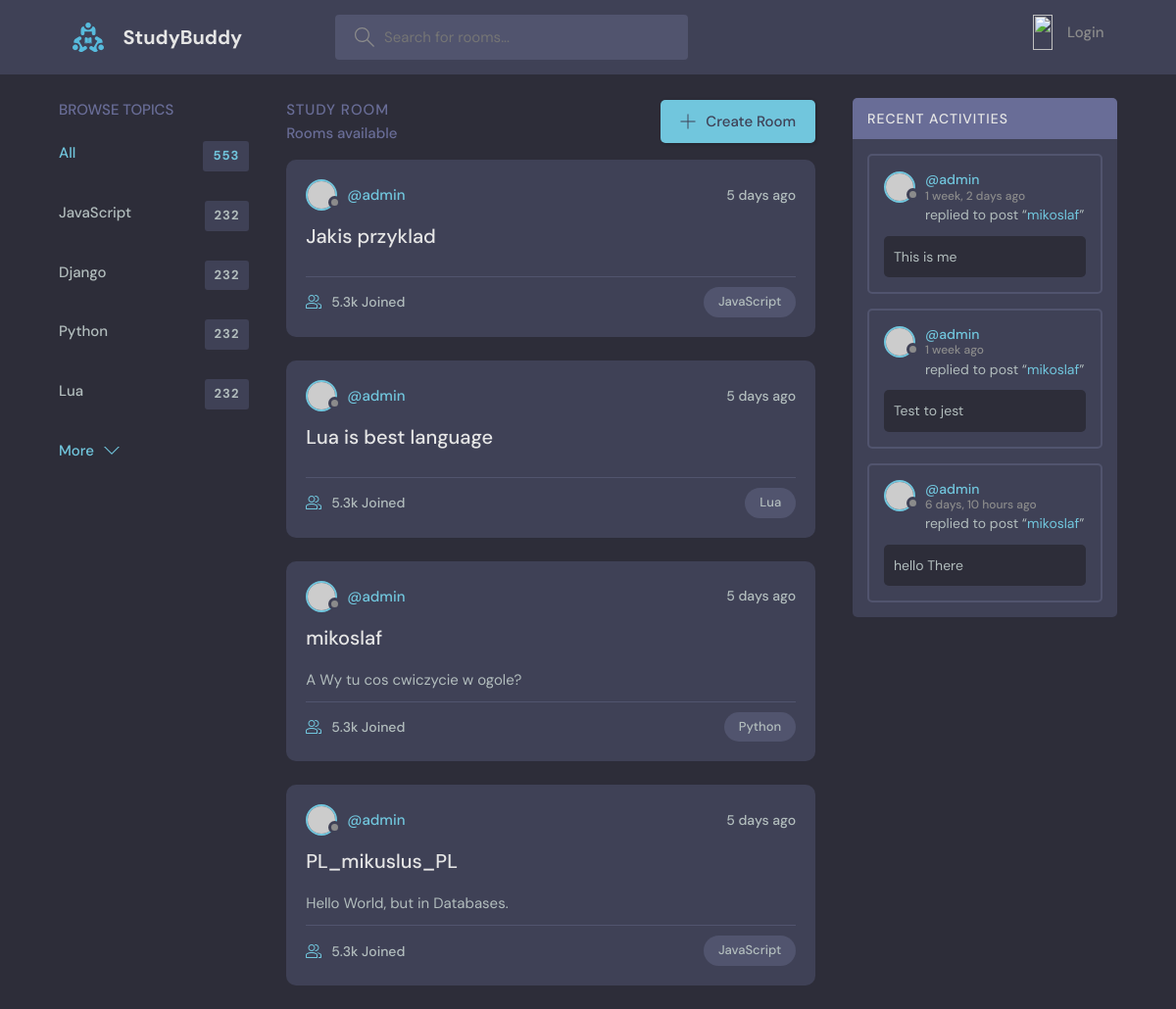
The app's page /profile/1 with its own data.
### base/models.py (models this page shows)
class Topic(models.Model):
    name = models.CharField(max_length=200)
    def __str__(self):
        return self.name

class Room(models.Model):
    host = models.ForeignKey(User, on_delete=models.SET_NULL, null=True)
    topic = models.ForeignKey(Topic, on_delete=models.SET_NULL, null=True)
    name = models.CharField(max_length=200)
    description = models.TextField(null=True, blank=True)
    participants = models.ManyToManyField(User, related_name='paricipants', blank=True)
    updated = models.DateField(auto_now=True)
    created = models.DateField(auto_now_add=True)
    class Meta:
        ordering = ['-updated', '-created'] # Domyślne Order BY w klasie, pierwszy ma priorytet, opcjonalnie drugi
    def __str__(self):
        return str(self.name)

class Message(models.Model):
    user = models.ForeignKey(User, on_delete=models.CASCADE)
    room = models.ForeignKey(Room, on_delete=models.CASCADE) # Zapis oznacza to, że gdy Room zostanie usuniety to to też zostanie|SET_NULL zamiast usunięcia zostanie dane NULL
    body = models.TextField()
    updated = models.DateField(auto_now=True)
    created = models.DateField(auto_now_add=True)
    def __str__(self):
        return self.body[0:50]

### base/views.py (the view)
# urls.py: path("profile/<str:pk>", views.userProfile, name="user-profile"),
def userProfile(request, pk):
    user = User.objects.get(id=pk)
    rooms = user.room_set.all()
    room_message = user.message_set.all()
    topics = Topic.objects.all()
    context = {'user': user, 'lista': rooms, 'room_messages': room_message, 'topics': topics}
    return render(request, 'profile.html', context)

### templates/profile.html
{% extends 'main.html' %}
{% block content %}
<main class="profile-page layout layout--3">
  <div class="container">
      {% include 'topics_component.html' %}
      {% include 'feed_component.html' %}
      {% include 'activity_component.html' %}
  </div>
</main>
{% endblock content %}

### templates/topics_component.html
<div class="topics">
  <div class="topics__header">
    <h2>Browse Topics</h2>
  </div>
  <ul class="topics__list">
    <li>
      <a href="{% url 'home' %}" class="active">All <span>553</span></a>
    </li>
    {% for topic in topics %}
        <li>
            <a href="{% url 'home' %}?q={{topic.name}}">{{topic}} <span>232</span></a>
        </li>
    {% endfor %}
  </ul>
  <a class="btn btn--link" href="topics.html">
    More
    <svg
      version="1.1"
      xmlns="http://www.w3.org/2000/svg"
      width="32"
      height="32"
      viewBox="0 0 32 32"
    >
      <title>chevron-down</title>
      <path d="M16 21l-13-13h-3l16 16 16-16h-3l-13 13z"></path>
    </svg>
  </a>
</div>

### templates/feed_component.html (shortened to what this page needs)
<div class="roomList">
    <div class="roomList__header">
      <div>
        <h2>Study Room</h2>
        <p>{{room_count}} Rooms available</p>
      </div>
      <a class="btn btn--main" href="{% url 'create-room'%}">
        <svg version="1.1" xmlns="http://www.w3.org/2000/svg" width="32" height="32" viewBox="0 0 32 32">
          <title>add</title>
          <path
            d="M16.943 0.943h-1.885v14.115h-14.115v1.885h14.115v14.115h1.885v-14.115h14.115v-1.885h-14.115v-14.115z"
          ></path>
        </svg>
        Create Room
      </a>
    </div>
    {% for list in lista %}
        <div class="roomListRoom">
        <div class="roomListRoom__header">
            <a href="{% url 'user-profile' list.host.id %}" class="roomListRoom__author">
            <div class="avatar avatar--small">
                <img src="https://randomuser.me/api/portraits/women/11.jpg" />
            </div>
            <span>@{{list.host.username}}</span>
            </a>
            <div class="roomListRoom__actions">
            <span>5 days ago</span>
            </div>
        </div>
        <div class="roomListRoom__content">
            <a href="{% url 'list' list.id %}">{{list.name}}</a>
            <p>
                {{list.description}}
            </p>
        </div>
        <div class="roomListRoom__meta">
            <a href="room.html" class="roomListRoom__joined">
            5.3k Joined
            </a>
            <p class="roomListRoom__topic">{{list.topic}}</p>
        </div>
        </div>
    {% endfor %}
  </div>

### templates/activity_component.html (shortened to what this page needs)
<div class="activities">
    <div class="activities__header">
      <h2>Recent Activities</h2>
    </div>
    {% for message in room_messages %}
        <div class="activities__box">
        <div class="activities__boxHeader roomListRoom__header">
            <a href="{% url 'user-profile' message.user.id %}" class="roomListRoom__author">
            <div class="avatar avatar--small">
                <img src="https://randomuser.me/api/portraits/women/11.jpg" />
            </div>
            <p>
                @{{message.user}}
                <span>{{message.created|timesince}} ago</span>
            </p>
            </a>
        </div>
        <div class="activities__boxContent">
            <p>replied to post “<a href="{% url 'list' message.room.id %}">{{message.room}}</a>”</p>
            <div class="activities__boxRoomContent">
                {{message}}
            </div>
        </div>
        </div>
    {% endfor %}
  </div>

### records on screen
Topic: name "JavaScript"
Topic: name "Django"
Topic: name "Python"
Topic: name "Lua"
Room: host.username "admin", name "Jakis przyklad", topic "JavaScript"
Room: host.username "admin", name "Lua is best language", topic "Lua"
Room: host.username "admin", name "mikoslaf", description "A Wy tu cos cwiczycie w ogole?", topic "Python"
Room: host.username "admin", name "PL_mikuslus_PL", description "Hello World, but in Databases.", topic "JavaScript"
Message: user "admin", created "1 week, 2 days", room "mikoslaf", body "This is me"
Message: user "admin", created "1 week", room "mikoslaf", body "Test to jest"
Message: user "admin", created "6 days, 10 hours", room "mikoslaf", body "hello There"
